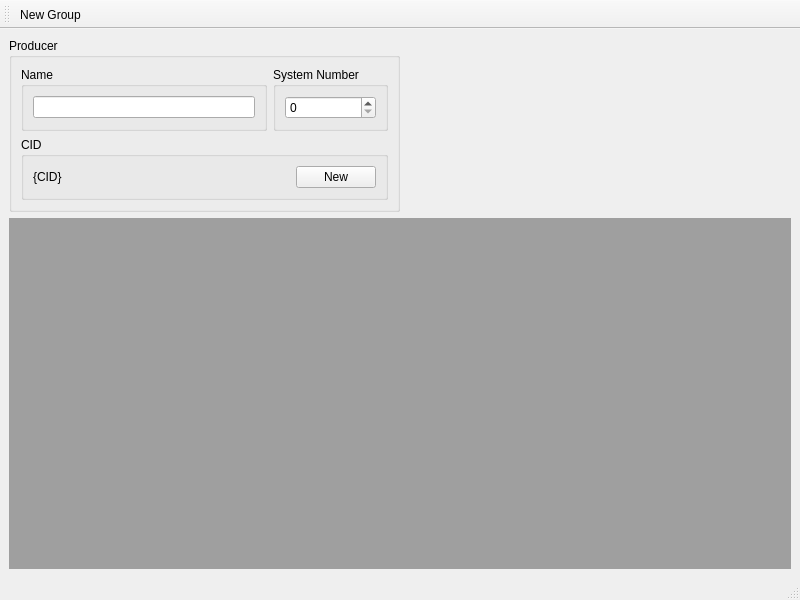
<?xml version="1.0" encoding="UTF-8"?>
<ui version="4.0">
 <class>ProducerWindow</class>
 <widget class="QMainWindow" name="ProducerWindow">
  <property name="geometry">
   <rect>
    <x>0</x>
    <y>0</y>
    <width>800</width>
    <height>600</height>
   </rect>
  </property>
  <property name="windowTitle">
   <string>MainWindow</string>
  </property>
  <widget class="QWidget" name="centralwidget">
   <layout class="QVBoxLayout" name="verticalLayout">
    <item>
     <layout class="QHBoxLayout" name="horizontalLayout">
      <item>
       <widget class="QGroupBox" name="gbProducer">
        <property name="sizePolicy">
         <sizepolicy hsizetype="Expanding" vsizetype="Expanding">
          <horstretch>0</horstretch>
          <verstretch>0</verstretch>
         </sizepolicy>
        </property>
        <property name="title">
         <string>Producer</string>
        </property>
        <layout class="QVBoxLayout" name="verticalLayout_2" stretch="0,0">
         <item>
          <layout class="QHBoxLayout" name="horizontalLayout_2" stretch="1,0">
           <item>
            <widget class="QGroupBox" name="gbProducerName">
             <property name="title">
              <string>Name</string>
             </property>
             <layout class="QHBoxLayout" name="horizontalLayout_3">
              <item>
               <widget class="QLineEdit" name="leProducerName">
                <property name="sizePolicy">
                 <sizepolicy hsizetype="Expanding" vsizetype="Fixed">
                  <horstretch>0</horstretch>
                  <verstretch>0</verstretch>
                 </sizepolicy>
                </property>
               </widget>
              </item>
             </layout>
            </widget>
           </item>
           <item>
            <widget class="QGroupBox" name="gbProducerSystem">
             <property name="title">
              <string>System Number</string>
             </property>
             <layout class="QVBoxLayout" name="verticalLayout_3">
              <item>
               <widget class="SystemSpinBox" name="sbSystem">
                <property name="sizePolicy">
                 <sizepolicy hsizetype="Expanding" vsizetype="Fixed">
                  <horstretch>0</horstretch>
                  <verstretch>0</verstretch>
                 </sizepolicy>
                </property>
               </widget>
              </item>
             </layout>
            </widget>
           </item>
          </layout>
         </item>
         <item>
          <layout class="QHBoxLayout" name="horizontalLayout_12" stretch="1">
           <item>
            <widget class="QGroupBox" name="gbProducerCID">
             <property name="title">
              <string>CID</string>
             </property>
             <layout class="QHBoxLayout" name="horizontalLayout_4" stretch="1,0">
              <item>
               <widget class="QLabel" name="lblProducerCID">
                <property name="text">
                 <string>{CID}</string>
                </property>
               </widget>
              </item>
              <item>
               <widget class="QPushButton" name="pbProducerNewCID">
                <property name="text">
                 <string>New</string>
                </property>
               </widget>
              </item>
             </layout>
            </widget>
           </item>
          </layout>
         </item>
        </layout>
       </widget>
      </item>
      <item>
       <spacer name="horizontalSpacer">
        <property name="orientation">
         <enum>Qt::Horizontal</enum>
        </property>
        <property name="sizeHint" stdset="0">
         <size>
          <width>40</width>
          <height>20</height>
         </size>
        </property>
       </spacer>
      </item>
     </layout>
    </item>
    <item>
     <widget class="QMdiArea" name="mdiArea">
      <property name="verticalScrollBarPolicy">
       <enum>Qt::ScrollBarAsNeeded</enum>
      </property>
      <property name="horizontalScrollBarPolicy">
       <enum>Qt::ScrollBarAsNeeded</enum>
      </property>
     </widget>
    </item>
   </layout>
  </widget>
  <widget class="QStatusBar" name="statusbar"/>
  <widget class="QToolBar" name="toolBar">
   <property name="windowTitle">
    <string>toolBar</string>
   </property>
   <attribute name="toolBarArea">
    <enum>TopToolBarArea</enum>
   </attribute>
   <attribute name="toolBarBreak">
    <bool>false</bool>
   </attribute>
   <addaction name="actionNew_Group"/>
  </widget>
  <widget class="QMenuBar" name="menuBar">
   <property name="geometry">
    <rect>
     <x>0</x>
     <y>0</y>
     <width>800</width>
     <height>22</height>
    </rect>
   </property>
  </widget>
  <action name="actionNew_Group">
   <property name="text">
    <string>New Group</string>
   </property>
   <property name="toolTip">
    <string>Create a new group</string>
   </property>
  </action>
 </widget>
 <customwidgets>
  <customwidget>
   <class>SystemSpinBox</class>
   <extends>QSpinBox</extends>
   <header>widgets/systemspinbox.h</header>
  </customwidget>
 </customwidgets>
 <resources/>
 <connections/>
</ui>
